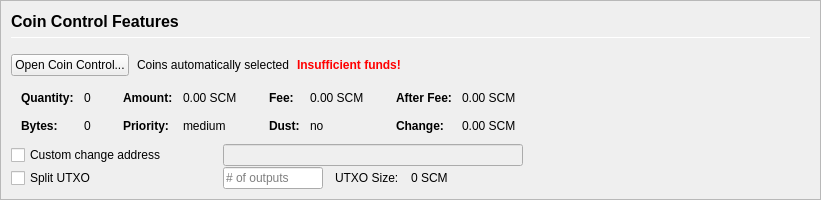
         <widget class="QFrame" name="frameCoinControl">
          <property name="sizePolicy">
           <sizepolicy hsizetype="Expanding" vsizetype="Expanding">
            <horstretch>0</horstretch>
            <verstretch>0</verstretch>
           </sizepolicy>
          </property>
          <property name="maximumSize">
           <size>
            <width>16777215</width>
            <height>16777215</height>
           </size>
          </property>
          <property name="frameShape">
           <enum>QFrame::StyledPanel</enum>
          </property>
          <property name="frameShadow">
           <enum>QFrame::Sunken</enum>
          </property>
          <layout class="QVBoxLayout" name="verticalLayoutCoinControl2">
           <property name="spacing">
            <number>0</number>
           </property>
           <property name="leftMargin">
            <number>0</number>
           </property>
           <property name="topMargin">
            <number>0</number>
           </property>
           <property name="rightMargin">
            <number>0</number>
           </property>
           <property name="bottomMargin">
            <number>0</number>
           </property>
           <item>
            <widget class="QFrame" name="frameCoinControl_BG">
             <layout class="QVBoxLayout" name="verticalLayoutCoinControl" stretch="0,0,0,0,0,0">
              <property name="spacing">
               <number>1</number>
              </property>
              <property name="leftMargin">
               <number>10</number>
              </property>
              <property name="topMargin">
               <number>10</number>
              </property>
              <item>
               <layout class="QHBoxLayout" name="horizontalLayoutCoinControl1">
                <property name="bottomMargin">
                 <number>15</number>
                </property>
                <item>
                 <layout class="QVBoxLayout" name="verticalLayout_3">
                  <property name="spacing">
                   <number>6</number>
                  </property>
                  <item>
                   <widget class="QLabel" name="labelCoinControlFeatures">
                    <property name="sizePolicy">
                     <sizepolicy hsizetype="Preferred" vsizetype="Maximum">
                      <horstretch>0</horstretch>
                      <verstretch>0</verstretch>
                     </sizepolicy>
                    </property>
                    <property name="minimumSize">
                     <size>
                      <width>0</width>
                      <height>20</height>
                     </size>
                    </property>
                    <property name="font">
                     <font>
                      <pointsize>12</pointsize>
                      <weight>75</weight>
                      <bold>true</bold>
                     </font>
                    </property>
                    <property name="styleSheet">
                     <string notr="true">font-weight:bold;</string>
                    </property>
                    <property name="text">
                     <string>Coin Control Features</string>
                    </property>
                   </widget>
                  </item>
                  <item>
                   <widget class="Line" name="line">
                    <property name="minimumSize">
                     <size>
                      <width>0</width>
                      <height>1</height>
                     </size>
                    </property>
                    <property name="maximumSize">
                     <size>
                      <width>16777215</width>
                      <height>1</height>
                     </size>
                    </property>
                    <property name="orientation">
                     <enum>Qt::Horizontal</enum>
                    </property>
                   </widget>
                  </item>
                 </layout>
                </item>
               </layout>
              </item>
              <item>
               <layout class="QHBoxLayout" name="horizontalLayoutCoinControl2" stretch="0,0,0,0">
                <property name="spacing">
                 <number>8</number>
                </property>
                <property name="bottomMargin">
                 <number>10</number>
                </property>
                <item>
                 <widget class="QPushButton" name="pushButtonCoinControl">
                  <property name="styleSheet">
                   <string notr="true"/>
                  </property>
                  <property name="text">
                   <string>Open Coin Control...</string>
                  </property>
                  <property name="autoDefault">
                   <bool>false</bool>
                  </property>
                 </widget>
                </item>
                <item>
                 <widget class="QLabel" name="labelCoinControlAutomaticallySelected">
                  <property name="text">
                   <string>Coins automatically selected</string>
                  </property>
                  <property name="margin">
                   <number>5</number>
                  </property>
                 </widget>
                </item>
                <item>
                 <widget class="QLabel" name="labelCoinControlInsuffFunds">
                  <property name="font">
                   <font>
                    <weight>75</weight>
                    <bold>true</bold>
                   </font>
                  </property>
                  <property name="styleSheet">
                   <string notr="true">color:red;font-weight:bold;</string>
                  </property>
                  <property name="text">
                   <string>Insufficient funds!</string>
                  </property>
                  <property name="margin">
                   <number>5</number>
                  </property>
                 </widget>
                </item>
                <item>
                 <spacer name="horizontalSpacerCoinControl">
                  <property name="orientation">
                   <enum>Qt::Horizontal</enum>
                  </property>
                  <property name="sizeHint" stdset="0">
                   <size>
                    <width>40</width>
                    <height>1</height>
                   </size>
                  </property>
                 </spacer>
                </item>
               </layout>
              </item>
              <item>
               <widget class="QWidget" name="widgetCoinControl" native="true">
                <property name="sizePolicy">
                 <sizepolicy hsizetype="Preferred" vsizetype="Preferred">
                  <horstretch>0</horstretch>
                  <verstretch>0</verstretch>
                 </sizepolicy>
                </property>
                <property name="minimumSize">
                 <size>
                  <width>0</width>
                  <height>0</height>
                 </size>
                </property>
                <property name="styleSheet">
                 <string notr="true"/>
                </property>
                <layout class="QHBoxLayout" name="horizontalLayoutCoinControl5">
                 <property name="leftMargin">
                  <number>0</number>
                 </property>
                 <property name="topMargin">
                  <number>0</number>
                 </property>
                 <property name="rightMargin">
                  <number>0</number>
                 </property>
                 <property name="bottomMargin">
                  <number>0</number>
                 </property>
                 <item>
                  <layout class="QHBoxLayout" name="horizontalLayoutCoinControl3" stretch="0,0,0,1">
                   <property name="spacing">
                    <number>20</number>
                   </property>
                   <property name="topMargin">
                    <number>0</number>
                   </property>
                   <property name="bottomMargin">
                    <number>10</number>
                   </property>
                   <item>
                    <layout class="QFormLayout" name="formLayoutCoinControl1">
                     <property name="horizontalSpacing">
                      <number>10</number>
                     </property>
                     <property name="verticalSpacing">
                      <number>14</number>
                     </property>
                     <property name="leftMargin">
                      <number>10</number>
                     </property>
                     <property name="topMargin">
                      <number>4</number>
                     </property>
                     <property name="rightMargin">
                      <number>6</number>
                     </property>
                     <item row="0" column="0">
                      <widget class="QLabel" name="labelCoinControlQuantityText">
                       <property name="font">
                        <font>
                         <weight>75</weight>
                         <bold>true</bold>
                        </font>
                       </property>
                       <property name="text">
                        <string>Quantity:</string>
                       </property>
                       <property name="margin">
                        <number>0</number>
                       </property>
                      </widget>
                     </item>
                     <item row="0" column="1">
                      <widget class="QLabel" name="labelCoinControlQuantity">
                       <property name="cursor">
                        <cursorShape>IBeamCursor</cursorShape>
                       </property>
                       <property name="contextMenuPolicy">
                        <enum>Qt::ActionsContextMenu</enum>
                       </property>
                       <property name="text">
                        <string notr="true">0</string>
                       </property>
                       <property name="margin">
                        <number>0</number>
                       </property>
                       <property name="textInteractionFlags">
                        <set>Qt::LinksAccessibleByMouse|Qt::TextSelectableByKeyboard|Qt::TextSelectableByMouse</set>
                       </property>
                      </widget>
                     </item>
                     <item row="1" column="0">
                      <widget class="QLabel" name="labelCoinControlBytesText">
                       <property name="font">
                        <font>
                         <weight>75</weight>
                         <bold>true</bold>
                        </font>
                       </property>
                       <property name="text">
                        <string>Bytes:</string>
                       </property>
                      </widget>
                     </item>
                     <item row="1" column="1">
                      <widget class="QLabel" name="labelCoinControlBytes">
                       <property name="cursor">
                        <cursorShape>IBeamCursor</cursorShape>
                       </property>
                       <property name="contextMenuPolicy">
                        <enum>Qt::ActionsContextMenu</enum>
                       </property>
                       <property name="text">
                        <string notr="true">0</string>
                       </property>
                       <property name="textInteractionFlags">
                        <set>Qt::LinksAccessibleByMouse|Qt::TextSelectableByKeyboard|Qt::TextSelectableByMouse</set>
                       </property>
                      </widget>
                     </item>
                    </layout>
                   </item>
                   <item>
                    <layout class="QFormLayout" name="formLayoutCoinControl2">
                     <property name="horizontalSpacing">
                      <number>10</number>
                     </property>
                     <property name="verticalSpacing">
                      <number>14</number>
                     </property>
                     <property name="leftMargin">
                      <number>6</number>
                     </property>
                     <property name="topMargin">
                      <number>4</number>
                     </property>
                     <property name="rightMargin">
                      <number>6</number>
                     </property>
                     <item row="0" column="0">
                      <widget class="QLabel" name="labelCoinControlAmountText">
                       <property name="font">
                        <font>
                         <weight>75</weight>
                         <bold>true</bold>
                        </font>
                       </property>
                       <property name="text">
                        <string>Amount:</string>
                       </property>
                       <property name="margin">
                        <number>0</number>
                       </property>
                      </widget>
                     </item>
                     <item row="0" column="1">
                      <widget class="QLabel" name="labelCoinControlAmount">
                       <property name="cursor">
                        <cursorShape>IBeamCursor</cursorShape>
                       </property>
                       <property name="contextMenuPolicy">
                        <enum>Qt::ActionsContextMenu</enum>
                       </property>
                       <property name="text">
                        <string notr="true">0.00 SCM</string>
                       </property>
                       <property name="textInteractionFlags">
                        <set>Qt::LinksAccessibleByMouse|Qt::TextSelectableByKeyboard|Qt::TextSelectableByMouse</set>
                       </property>
                      </widget>
                     </item>
                     <item row="1" column="0">
                      <widget class="QLabel" name="labelCoinControlPriorityText">
                       <property name="font">
                        <font>
                         <weight>75</weight>
                         <bold>true</bold>
                        </font>
                       </property>
                       <property name="text">
                        <string>Priority:</string>
                       </property>
                      </widget>
                     </item>
                     <item row="1" column="1">
                      <widget class="QLabel" name="labelCoinControlPriority">
                       <property name="cursor">
                        <cursorShape>IBeamCursor</cursorShape>
                       </property>
                       <property name="contextMenuPolicy">
                        <enum>Qt::ActionsContextMenu</enum>
                       </property>
                       <property name="text">
                        <string>medium</string>
                       </property>
                       <property name="textInteractionFlags">
                        <set>Qt::LinksAccessibleByMouse|Qt::TextSelectableByKeyboard|Qt::TextSelectableByMouse</set>
                       </property>
                      </widget>
                     </item>
                    </layout>
                   </item>
                   <item>
                    <layout class="QFormLayout" name="formLayoutCoinControl3">
                     <property name="horizontalSpacing">
                      <number>10</number>
                     </property>
                     <property name="verticalSpacing">
                      <number>14</number>
                     </property>
                     <property name="leftMargin">
                      <number>6</number>
                     </property>
                     <property name="topMargin">
                      <number>4</number>
                     </property>
                     <property name="rightMargin">
                      <number>6</number>
                     </property>
                     <item row="0" column="0">
                      <widget class="QLabel" name="labelCoinControlFeeText">
                       <property name="font">
                        <font>
                         <weight>75</weight>
                         <bold>true</bold>
                        </font>
                       </property>
                       <property name="text">
                        <string>Fee:</string>
                       </property>
                       <property name="margin">
                        <number>0</number>
                       </property>
                      </widget>
                     </item>
                     <item row="0" column="1">
                      <widget class="QLabel" name="labelCoinControlFee">
                       <property name="cursor">
                        <cursorShape>IBeamCursor</cursorShape>
                       </property>
                       <property name="contextMenuPolicy">
                        <enum>Qt::ActionsContextMenu</enum>
                       </property>
                       <property name="text">
                        <string notr="true">0.00 SCM</string>
                       </property>
                       <property name="textInteractionFlags">
                        <set>Qt::LinksAccessibleByMouse|Qt::TextSelectableByKeyboard|Qt::TextSelectableByMouse</set>
                       </property>
                      </widget>
                     </item>
                     <item row="1" column="0">
                      <widget class="QLabel" name="labelCoinControlLowOutputText">
                       <property name="font">
                        <font>
                         <weight>75</weight>
                         <bold>true</bold>
                        </font>
                       </property>
                       <property name="text">
                        <string>Dust:</string>
                       </property>
                      </widget>
                     </item>
                     <item row="1" column="1">
                      <widget class="QLabel" name="labelCoinControlLowOutput">
                       <property name="cursor">
                        <cursorShape>IBeamCursor</cursorShape>
                       </property>
                       <property name="contextMenuPolicy">
                        <enum>Qt::ActionsContextMenu</enum>
                       </property>
                       <property name="text">
                        <string>no</string>
                       </property>
                       <property name="textInteractionFlags">
                        <set>Qt::LinksAccessibleByMouse|Qt::TextSelectableByKeyboard|Qt::TextSelectableByMouse</set>
                       </property>
                      </widget>
                     </item>
                    </layout>
                   </item>
                   <item>
                    <layout class="QFormLayout" name="formLayoutCoinControl4">
                     <property name="horizontalSpacing">
                      <number>10</number>
                     </property>
                     <property name="verticalSpacing">
                      <number>14</number>
                     </property>
                     <property name="leftMargin">
                      <number>6</number>
                     </property>
                     <property name="topMargin">
                      <number>4</number>
                     </property>
                     <property name="rightMargin">
                      <number>6</number>
                     </property>
                     <item row="0" column="0">
                      <widget class="QLabel" name="labelCoinControlAfterFeeText">
                       <property name="font">
                        <font>
                         <weight>75</weight>
                         <bold>true</bold>
                        </font>
                       </property>
                       <property name="text">
                        <string>After Fee:</string>
                       </property>
                       <property name="margin">
                        <number>0</number>
                       </property>
                      </widget>
                     </item>
                     <item row="0" column="1">
                      <widget class="QLabel" name="labelCoinControlAfterFee">
                       <property name="cursor">
                        <cursorShape>IBeamCursor</cursorShape>
                       </property>
                       <property name="contextMenuPolicy">
                        <enum>Qt::ActionsContextMenu</enum>
                       </property>
                       <property name="text">
                        <string notr="true">0.00 SCM</string>
                       </property>
                       <property name="textInteractionFlags">
                        <set>Qt::LinksAccessibleByMouse|Qt::TextSelectableByKeyboard|Qt::TextSelectableByMouse</set>
                       </property>
                      </widget>
                     </item>
                     <item row="1" column="0">
                      <widget class="QLabel" name="labelCoinControlChangeText">
                       <property name="font">
                        <font>
                         <weight>75</weight>
                         <bold>true</bold>
                        </font>
                       </property>
                       <property name="text">
                        <string>Change:</string>
                       </property>
                      </widget>
                     </item>
                     <item row="1" column="1">
                      <widget class="QLabel" name="labelCoinControlChange">
                       <property name="cursor">
                        <cursorShape>IBeamCursor</cursorShape>
                       </property>
                       <property name="contextMenuPolicy">
                        <enum>Qt::ActionsContextMenu</enum>
                       </property>
                       <property name="text">
                        <string notr="true">0.00 SCM</string>
                       </property>
                       <property name="textInteractionFlags">
                        <set>Qt::LinksAccessibleByMouse|Qt::TextSelectableByKeyboard|Qt::TextSelectableByMouse</set>
                       </property>
                      </widget>
                     </item>
                    </layout>
                   </item>
                  </layout>
                 </item>
                </layout>
               </widget>
              </item>
              <item>
               <layout class="QHBoxLayout" name="horizontalLayoutCoinControl4">
                <property name="spacing">
                 <number>12</number>
                </property>
                <property name="sizeConstraint">
                 <enum>QLayout::SetDefaultConstraint</enum>
                </property>
                <property name="topMargin">
                 <number>0</number>
                </property>
                <property name="rightMargin">
                 <number>0</number>
                </property>
                <item>
                 <widget class="QCheckBox" name="checkBoxCoinControlChange">
                  <property name="sizePolicy">
                   <sizepolicy hsizetype="Preferred" vsizetype="Preferred">
                    <horstretch>0</horstretch>
                    <verstretch>0</verstretch>
                   </sizepolicy>
                  </property>
                  <property name="minimumSize">
                   <size>
                    <width>200</width>
                    <height>0</height>
                   </size>
                  </property>
                  <property name="maximumSize">
                   <size>
                    <width>200</width>
                    <height>16777215</height>
                   </size>
                  </property>
                  <property name="toolTip">
                   <string>If this is activated, but the change address is empty or invalid, change will be sent to a newly generated address.</string>
                  </property>
                  <property name="text">
                   <string>Custom change address</string>
                  </property>
                 </widget>
                </item>
                <item>
                 <widget class="QValidatedLineEdit" name="lineEditCoinControlChange">
                  <property name="enabled">
                   <bool>false</bool>
                  </property>
                  <property name="sizePolicy">
                   <sizepolicy hsizetype="Preferred" vsizetype="Preferred">
                    <horstretch>0</horstretch>
                    <verstretch>0</verstretch>
                   </sizepolicy>
                  </property>
                  <property name="minimumSize">
                   <size>
                    <width>300</width>
                    <height>0</height>
                   </size>
                  </property>
                 </widget>
                </item>
                <item>
                 <widget class="QLabel" name="labelCoinControlChangeLabel">
                  <property name="sizePolicy">
                   <sizepolicy hsizetype="Preferred" vsizetype="Preferred">
                    <horstretch>0</horstretch>
                    <verstretch>0</verstretch>
                   </sizepolicy>
                  </property>
                  <property name="minimumSize">
                   <size>
                    <width>100</width>
                    <height>0</height>
                   </size>
                  </property>
                  <property name="text">
                   <string/>
                  </property>
                  <property name="margin">
                   <number>3</number>
                  </property>
                 </widget>
                </item>
               </layout>
              </item>
              <item>
               <layout class="QHBoxLayout" name="horizontalLayoutCoinControl6">
                <property name="spacing">
                 <number>12</number>
                </property>
                <property name="rightMargin">
                 <number>0</number>
                </property>
                <item>
                 <widget class="QCheckBox" name="splitBlockCheckBox">
                  <property name="sizePolicy">
                   <sizepolicy hsizetype="Preferred" vsizetype="Preferred">
                    <horstretch>0</horstretch>
                    <verstretch>0</verstretch>
                   </sizepolicy>
                  </property>
                  <property name="minimumSize">
                   <size>
                    <width>200</width>
                    <height>0</height>
                   </size>
                  </property>
                  <property name="maximumSize">
                   <size>
                    <width>200</width>
                    <height>16777215</height>
                   </size>
                  </property>
                  <property name="text">
                   <string>Split UTXO</string>
                  </property>
                 </widget>
                </item>
                <item>
                 <widget class="QLineEdit" name="splitBlockLineEdit">
                  <property name="sizePolicy">
                   <sizepolicy hsizetype="Preferred" vsizetype="Preferred">
                    <horstretch>50</horstretch>
                    <verstretch>0</verstretch>
                   </sizepolicy>
                  </property>
                  <property name="minimumSize">
                   <size>
                    <width>100</width>
                    <height>0</height>
                   </size>
                  </property>
                  <property name="maximumSize">
                   <size>
                    <width>100</width>
                    <height>16777215</height>
                   </size>
                  </property>
                  <property name="placeholderText">
                   <string># of outputs</string>
                  </property>
                 </widget>
                </item>
                <item>
                 <widget class="QLabel" name="labelBlockSizeText">
                  <property name="text">
                   <string>UTXO Size:</string>
                  </property>
                 </widget>
                </item>
                <item>
                 <widget class="QLabel" name="labelBlockSize">
                  <property name="text">
                   <string>0 SCM</string>
                  </property>
                 </widget>
                </item>
                <item>
                 <spacer name="horizontalSpacer_7">
                  <property name="orientation">
                   <enum>Qt::Horizontal</enum>
                  </property>
                  <property name="sizeHint" stdset="0">
                   <size>
                    <width>40</width>
                    <height>20</height>
                   </size>
                  </property>
                 </spacer>
                </item>
               </layout>
              </item>
              <item>
               <spacer name="verticalSpacerCoinControl">
                <property name="orientation">
                 <enum>Qt::Vertical</enum>
                </property>
                <property name="sizeHint" stdset="0">
                 <size>
                  <width>800</width>
                  <height>1</height>
                 </size>
                </property>
               </spacer>
              </item>
             </layout>
            </widget>
           </item>
          </layout>
         </widget>
